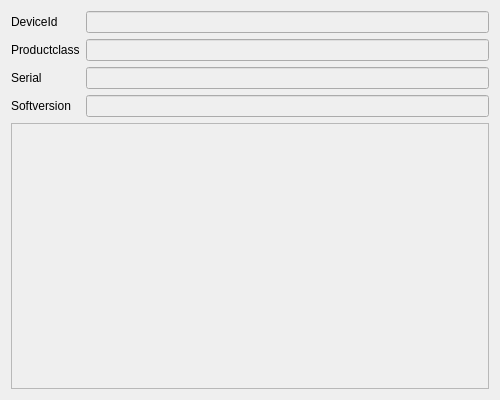
<?xml version="1.0" encoding="UTF-8"?>
<ui version="4.0">
 <class>Cpewindow</class>
 <widget class="QWidget" name="Cpewindow">
  <property name="geometry">
   <rect>
    <x>0</x>
    <y>0</y>
    <width>500</width>
    <height>400</height>
   </rect>
  </property>
  <property name="minimumSize">
   <size>
    <width>280</width>
    <height>400</height>
   </size>
  </property>
  <property name="windowTitle">
   <string>CPE Info</string>
  </property>
  <layout class="QGridLayout" name="gridLayout">
   <item row="0" column="0">
    <widget class="QLabel" name="label">
     <property name="text">
      <string>DeviceId</string>
     </property>
    </widget>
   </item>
   <item row="0" column="1">
    <widget class="QLineEdit" name="lineEdit_id">
     <property name="enabled">
      <bool>false</bool>
     </property>
    </widget>
   </item>
   <item row="1" column="0">
    <widget class="QLabel" name="label_2">
     <property name="text">
      <string>Productclass</string>
     </property>
    </widget>
   </item>
   <item row="1" column="1">
    <widget class="QLineEdit" name="lineEdit_productclass">
     <property name="enabled">
      <bool>false</bool>
     </property>
    </widget>
   </item>
   <item row="2" column="0">
    <widget class="QLabel" name="label_3">
     <property name="text">
      <string>Serial</string>
     </property>
    </widget>
   </item>
   <item row="2" column="1">
    <widget class="QLineEdit" name="lineEdit_serial">
     <property name="enabled">
      <bool>false</bool>
     </property>
    </widget>
   </item>
   <item row="3" column="0">
    <widget class="QLabel" name="label_4">
     <property name="text">
      <string>Softversion</string>
     </property>
    </widget>
   </item>
   <item row="3" column="1">
    <widget class="QLineEdit" name="lineEdit_softversion">
     <property name="enabled">
      <bool>false</bool>
     </property>
    </widget>
   </item>
   <item row="4" column="0" colspan="2">
    <widget class="QScrollArea" name="scrollArea">
     <property name="widgetResizable">
      <bool>true</bool>
     </property>
     <widget class="QWidget" name="scrollAreaWidgetContents">
      <property name="geometry">
       <rect>
        <x>0</x>
        <y>0</y>
        <width>480</width>
        <height>248</height>
       </rect>
      </property>
      <layout class="QHBoxLayout" name="horizontalLayout"/>
     </widget>
    </widget>
   </item>
  </layout>
 </widget>
 <resources/>
 <connections/>
</ui>
